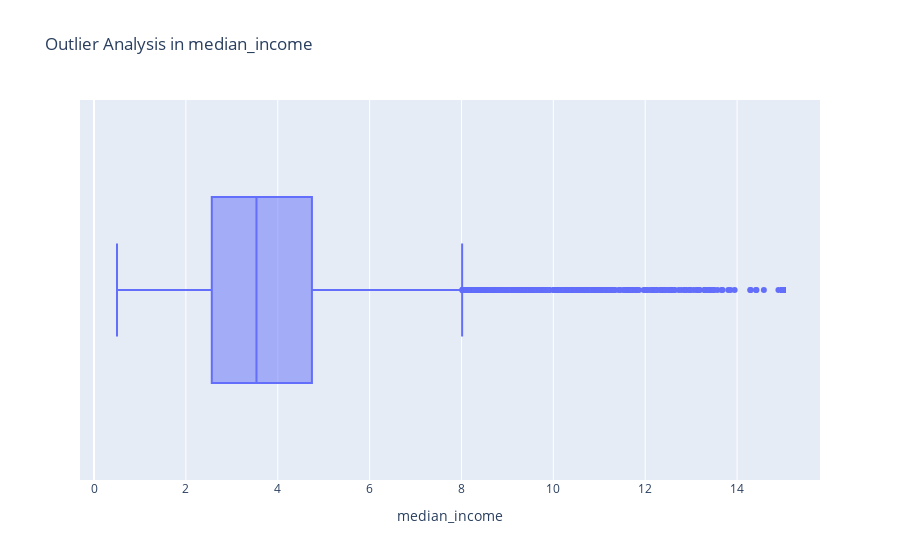
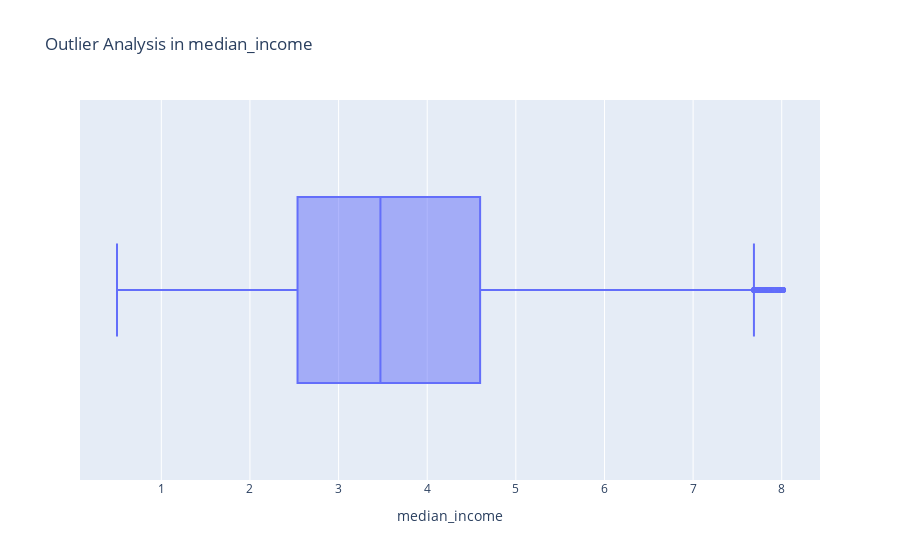

Notebook cell for these charts, in order:
### Markdown cell above
#### median_income

### Code cell
fig = px.box(df, x = 'median_income', title='Outlier Analysis in median_income')
fig.update_layout(bargap=0.1)
fig.show()

Q1 = df['median_income'].quantile(0.25)
Q3 = df['median_income'].quantile(0.75)

IQR = Q3 - Q1

print(f'Q1  {Q1}')
print(f'Q3  {Q3}')
print(f'IQR {IQR}') 
print()

# Define bounds for the outliers

lower_bound = Q1 - 1.5 * IQR
upper_bound = Q3 + 1.5 * IQR

print(f'lower_bound {lower_bound}')
print(f'upper_bound {upper_bound}')
print()

df_no_outliers_0 = df[(df['median_income'] >= lower_bound) & (df['median_income'] <= upper_bound)]

print(f'Original data shape {df.shape}')
print(f'New data shape      {df_no_outliers_0.shape}')

fig = px.box(df_no_outliers_0, x = 'median_income', title='Outlier Analysis in median_income')
fig.update_layout(bargap=0.1)
fig.show()

### Figure 1 — Plotly figure (JSON) as saved in the notebook; plotly's stock layout.template omitted (floating-point values rounded to 4 significant figures; data arrays with more than 128 entries replaced by an {"elided": "..."} marker saying what was removed)
{"data": [{"alignmentgroup": "True", "hovertemplate": "median_income=%{x}<extra></extra>", "legendgroup": "", "marker": {"color": "#636efa"}, "name": "", "notched": false, "offsetgroup": "", "orientation": "h", "showlegend": false, "type": "box", "x": {"elided": "20433 float values"}, "x0": " ", "xaxis": "x", "y0": " ", "yaxis": "y"}], "layout": {"bargap": 0.1, "boxmode": "group", "legend": {"tracegroupgap": 0}, "title": {"text": "Outlier Analysis in median_income"}, "xaxis": {"anchor": "y", "domain": [0, 1], "title": {"text": "median_income"}}, "yaxis": {"anchor": "x", "domain": [0, 1]}}}

### Figure 2 — Plotly figure (JSON) as saved in the notebook; plotly's stock layout.template omitted (floating-point values rounded to 4 significant figures; data arrays with more than 128 entries replaced by an {"elided": "..."} marker saying what was removed)
{"data": [{"alignmentgroup": "True", "hovertemplate": "median_income=%{x}<extra></extra>", "legendgroup": "", "marker": {"color": "#636efa"}, "name": "", "notched": false, "offsetgroup": "", "orientation": "h", "showlegend": false, "type": "box", "x": {"elided": "19763 float values"}, "x0": " ", "xaxis": "x", "y0": " ", "yaxis": "y"}], "layout": {"bargap": 0.1, "boxmode": "group", "legend": {"tracegroupgap": 0}, "title": {"text": "Outlier Analysis in median_income"}, "xaxis": {"anchor": "y", "domain": [0, 1], "title": {"text": "median_income"}}, "yaxis": {"anchor": "x", "domain": [0, 1]}}}
